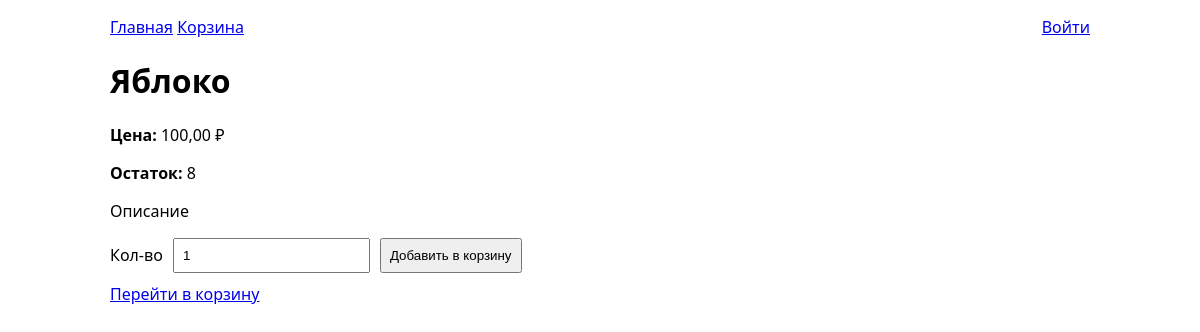
The page /product/yabloko/ on the database its author committed.
### shop/models.py (models this page shows, shortened)
class Product(models.Model):
    category = models.ForeignKey(Category, on_delete=models.CASCADE, related_name='products')
    name = models.CharField(max_length=200)
    slug = models.SlugField(unique=True)
    price = models.DecimalField(max_digits=10, decimal_places=2)
    description = models.TextField(blank=True)
    image = models.URLField(blank=True)
    stock = models.IntegerField(default=0)
    is_active = models.BooleanField(default=True)
    created_at = models.DateTimeField(auto_now_add=True)
    class Meta:
        ordering = ['-created_at']
        indexes = [
            models.Index(fields=['slug']),
            models.Index(fields=['category']),
        ]

### shop/views.py (the view)
# urls.py: path('product/<slug:slug>/', views.product_detail, name='product'),
def product_detail(request, slug):
    product = get_object_or_404(Product, slug=slug)
    related = Product.objects.filter(category=product.category).exclude(id=product.id)[:4]
    context = {
        'product': product,
        'related': related
    }
    return render(request, 'shop/product_detail.html', context)

### templates/shop/product_detail.html (shortened to what this page needs)
{% extends "shop/base.html" %}
{% block content %}
<h1>{{ product.name }}</h1>
<p><b>Цена:</b> {{ product.price }} ₽</p>
<p><b>Остаток:</b> {{ product.stock }}</p>
{% if product.description %}
  <p>{{ product.description }}</p>
{% endif %}
<form action="{% url 'shop:add_to_cart' product.id %}" method="post" style="display:flex;gap:10px;align-items:center;">
  <label>Кол-во</label>
  <input type="number" name="qty" value="1" min="1">
  <button type="submit" {% if product.stock <= 0 %}disabled{% endif %}>Добавить в корзину</button>
</form>
<p style="margin-top:10px;">
  <a href="{% url 'shop:cart' %}">Перейти в корзину</a>
</p>
{% endblock %}

### templates/shop/base.html (style rules this page uses)
body { font-family: system-ui, Arial; max-width: 980px; margin: 0 auto; padding: 16px; }
input, select, button, textarea { padding: 8px; }

### rows shown on the page
Product: name "Яблоко", price "100,00", stock "8", description "Описание"
